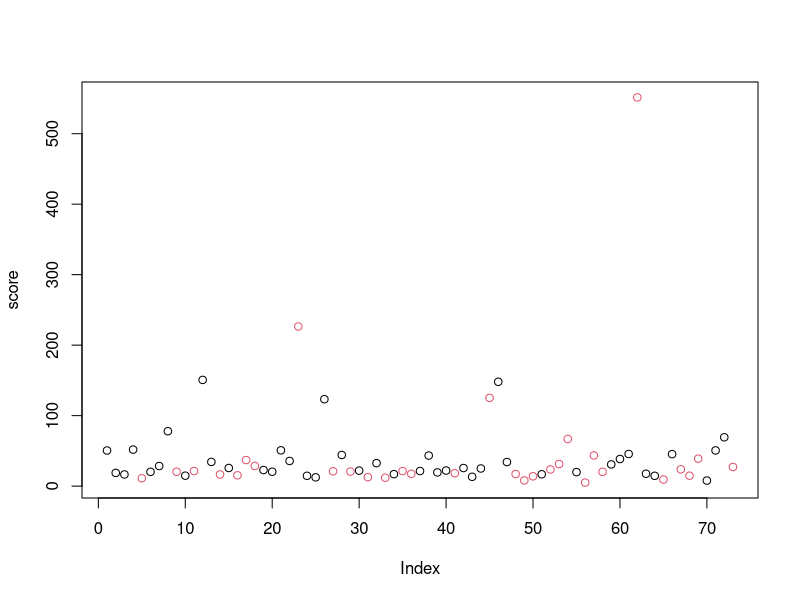
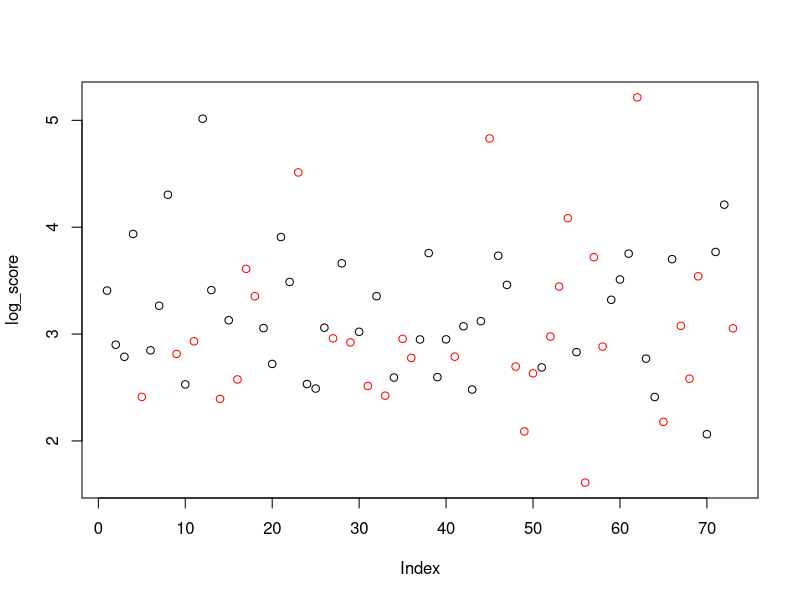

Write R code to recreate these figures, in order.
## ---- chunk 1
library(data.table)
library(dplyr)
library(rjson)
#library(knitr)
## ---- chunk 2
# Read in the correct bounding cooridinates
pilot_d <- fread("../data/pilot_2/pilot2_results.csv")

# Remove bad image where bounding box not available
pilot_d <- pilot_d[ImageId != "https://kstonedev.s3-us-west-2.amazonaws.com/W241/openimages/104b3a47edc67285.jpg",]
pilot_d <- pilot_d[ImageId != "https://kstonedev.s3-us-west-2.amazonaws.com/W241/openimages/1002f337f91b7932.jpg",]
pilot_d <- pilot_d[ImageId != "https://kstonedev.s3-us-west-2.amazonaws.com/W241/openimages/1271622877a21c47.jpg",]



pilot_d[, log_bounding_box_score := log(bounding_box_score)]


head(pilot_d)
## ---- chunk 3
worker_mean_score <- pilot_d[, .(score = mean(bounding_box_score), log_score = mean(log_bounding_box_score), in_treatment = as.integer(median(in_treatment))), keyby=WorkerId]

worker_mean_score[, plot(score, col=(in_treatment+1))]
worker_mean_score[, plot(log_score, col=c("black", "red")[in_treatment+1])]

## ---- chunk 4
pilot_d[, mean(bounding_box_score, na.rm=T), keyby=in_treatment]

mod <- pilot_d[, lm(bounding_box_score ~ in_treatment+bound_size)]
summary(mod)

#t.test(pilot_d[in_treatment == 1, bounding_box_score], pilot_d[in_treatment == 0, bounding_box_score])

## ---- chunk 5
mod <- pilot_d[, lm(bounding_box_score ~ WorkTimeInSeconds)]
summary(mod)
## ---- chunk 6
pilot_d[, mean(WorkTimeInSeconds, na.rm=T), keyby=in_treatment]

mod <- pilot_d[, lm(WorkTimeInSeconds ~ in_treatment)]
summary(mod)

## ---- chunk 7
mod <- worker_mean_score[score < 100, lm(score ~ in_treatment)]
summary(mod)
## ---- chunk 8
pilot_d[, mean(WorkTimeInSeconds)]
## ---- chunk 9
pilot_d[, .N, keyby=WorkerId]
## ---- chunk 10

pilot_d[, sum(in_treatment)]
## ---- chunk 11

pilot_d[, mean(bounding_box_score), keyby=ImageId]
## ---- chunk 12
